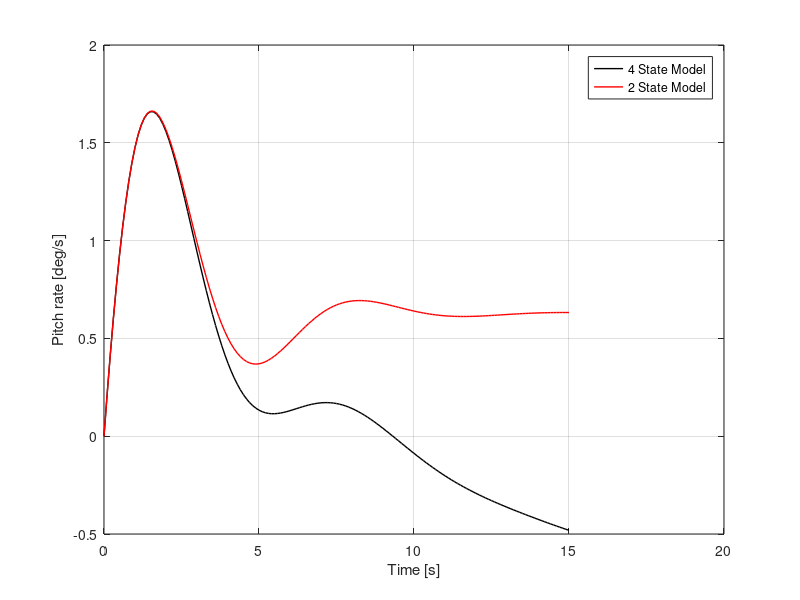
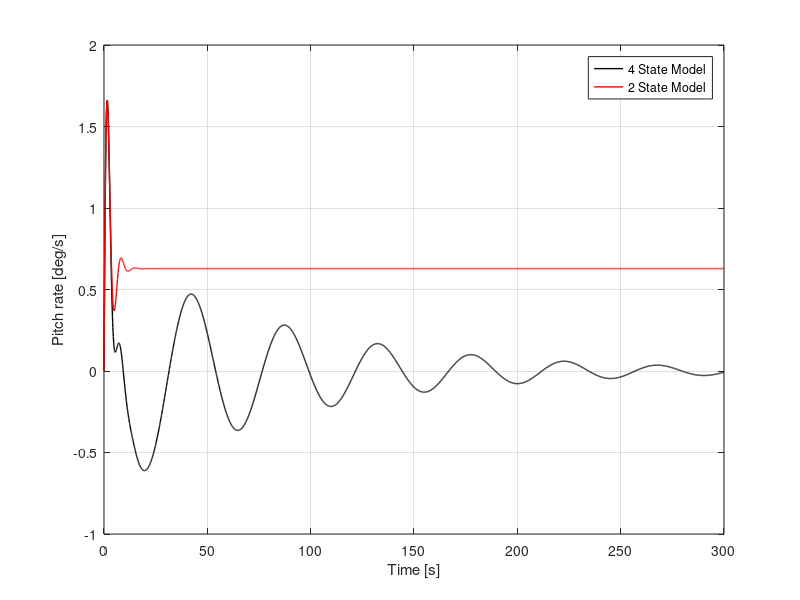

Recreate these plots in MATLAB, in order. (Note: this script raises an error after producing the figures.)
%% PITCH RATE CONTROLLER
%%

clear all
close all

%% Load reduced longitudial system from the open loop analysis
%%
load('Reduced_system.mat')

%% Construct the short period reduced model
%%
% Convert (longitudinal) 4 state matrices to 2 state
A_2s = longitudinal_A([2 4], [2 4]);
B_2s = longitudinal_B([2 4], 1);
C_2s = longitudinal_C([2 4], [2 4]);
D_2s = longitudinal_D([2 4], 1);

% Create state-space model of 2 states
lon_model_2s = ss(A_2s, B_2s, C_2s, D_2s);

%% Compare time responses of the reduced 2 state and 4 state models
%%
% Specify time intervals and timesteps 
time_st = 0:0.1:15;          % short term time
time = 0:0.1:300;            % long term time

% Create state-space model of 4 states
lon_model_4s = ss(longitudinal_A, longitudinal_B, longitudinal_C, longitudinal_D);

% Store step responses of the two models for a short and long duration
Y4_st = step(-lon_model_4s, time_st);
Y2_st = step(-lon_model_2s, time_st); 

Y4 = step(-lon_model_4s, time);
Y2 = step(-lon_model_2s, time);                

% Plotting the time responses of the 2 systems for comparison
% Short term plot
figure(1)
plot(time_st, Y4_st(:,4), 'k', 'Linewidth', 1)
hold on 
plot(time_st, Y2_st(:,2), 'r', 'Linewidth', 1)
xlabel('Time [s]')
ylabel('Pitch rate [deg/s]')
grid on 
legend('4 State Model', '2 State Model')

% Long term plot
figure(2)
plot(time, Y4(:,4), 'k', 'Linewidth', 1)
hold on 
plot(time, Y2(:,2), 'r', 'Linewidth', 1)
xlabel('Time [s]')
ylabel('Pitch rate [deg/s]')
grid on 
legend('4 State Model', '2 State Model')

%% Converting CAP and Gibson requirements to the familiar frequency domain
%%
% Parameters
V_ft = 300;                  % ft/s
V_m = 0.3048 * V_ft;         % m/s

% Requirements
nat_freq = 0.03 * V_m;                 % rad/s
time_con_req = 1 / (0.75 * nat_freq);  % s
damp_ratio = 0.5; 

%% Pitch Rate Command System (Satisfying Requirements)
%%
% Parameters
V_gust = 4.572;                  % wind gust velocity in m/s

% Computing the required poles
pole_1 = (-damp_ratio * nat_freq) + nat_freq * ((damp_ratio^2 - 1))^0.5;
pole_2 = (-damp_ratio * nat_freq) - nat_freq * ((damp_ratio^2 - 1))^0.5;
poles = [pole_1 pole_2];

% Computing the gains
gains = place(A_2s, B_2s, poles); % compute gain matrix
K_alpha = gains(1);                     % deg/rad
K_q = gains(2);                         % deg/(rad/s)

% Compute transferfunction with poleplacement
A_ac_2s_new = A_2s - B_2s*gains;                          % compute change in A-matrix
lon_model_2s_new = ss(A_ac_2s_new,B_2s, C_2s, D_2s);      % new state-space system

H_CL = tf(lon_model_2s_new);                              % tf after poleplacement
H_CL_alpha = H_CL(1);
H_CL_q = H_CL(2);

% Computing the gust influences
alpha_i = atan(V_gust/V_m);          % Induced angle of attack in radians
alpha_i_deg = alpha_i * (180/pi);    % Induced angle of attack in degrees
el_def = K_alpha * alpha_i;          % Elevator deflection

%% Lead-lag filter
%%
s = tf('s');

% Compute the current time constant
H_CL_q = zpk(H_CL_q);
[num, den] = ss2tf(A_2s, B_2s, C_2s, D_2s);
time_con_cur = num(2, end-1)/num(2, end);                   % calculate current time constant from numerators of tf function

% Compute transferfunction of lead-lag filter
H_LL = (time_con_req * s + 1)/(time_con_cur * s + 1);       % a gain value K should be included

% Pole-zero cancellation
H_inc_LL = minreal(H_LL * H_CL);                            % transfer function including lead lag filter
H_alpha_new = H_inc_LL(1);   
H_q_new = H_inc_LL(2);

%% CAP & Gibson Criteria
%%
% Parameters
g = 9.81;            % m/s^2

% Current CAP and Gibson parameters 
[num, den] = tfdata(H_q_new, 'v');
time_con_cur2 = num(2)/num(3);                       % checking current time constant
[wn_cur,zeta_cur] = damp(H_q_new);                   % checking current natural frequency and damp ratio
par_cur = [wn_cur(1), zeta_cur(1), time_con_cur2];   % current parameters

% CAP and Gibson parameters design 
H_design = tf(lon_model_4s);                 % transfer function of 2 state system design adjustments
[wn_design, zeta_design] = damp(H_design);   % natural frequency and damping ratio design adjustments
par_design = [wn_design(3), zeta_design(3), time_con_cur];   % parameters design

% CAP calculations of current parameters and design
CAP_cur = (par_cur(1)^2 * g * par_cur(3)) / (V_m);            % CAP current
CAP_design = (par_design(1)^2 * g * par_design(3)) / (V_m);   % CAP design adjustments

% Compute transfer function for pitch angle
H_angle = minreal(H_q_new * (1/s));

% Construct an input step signal
Time = 0:0.01:5;
Time2 = 5.01:0.01:10;
Time3 = [Time Time2];

u1 = ones(size(Time)) * -1;
u2 = zeros(size(Time2));
u3 = [u1 u2];

% Compute responses for pitch rate and attitude
Y_q = lsim(H_q_new, u3, Time3);
Y_att = lsim(H_angle, u3, Time3); 

% Plot responses for pitch rate and attitude
figure(3)
plot(Time3, Y_q, 'Linewidth', 1)
xlabel('Time [s]')
ylabel('Pitch rate [deg/s]')
grid on 

figure(4)
plot(Time3, Y_att, 'Linewidth', 1)
xlabel('Time [s]')
ylabel('Pitch angle [deg]')
grid on 

% Parameters from pitch rate and attitude response 
q_m = max(Y_q);                % Maximum pitch rate
q_s = Y_q(500);                % Steady state value pitch Rate
q_overshoot = q_m/q_s;         % Pitch rate overshoot ratio
DB = max(Y_att) - Y_att(end);  % Dropback
DB_div_q_s_design = DB/q_s;    % Gibson Criteria design

DB_div_q_s_current = time_con_cur2 - ((2 * zeta_cur(1) )/ wn_cur(1));        %Gibson Criteria current